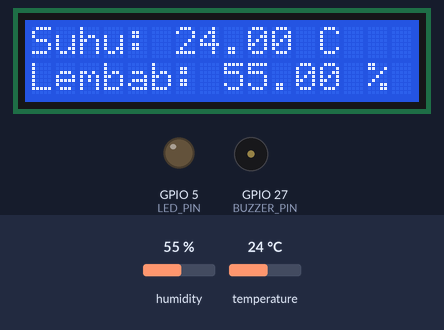
The sketch below on a simulated ESP32. Shown: 16×2 character LCD, output pins drawn as LEDs (lit = HIGH), buzzer (waves = sounding, pin HIGH). Inputs (shaded band) come from the test bench; at power-on: temperature 24 °C, humidity 55 %. WiFi joins after 1.5 s; servers stay silent unless stated; uploads are accepted with an empty reply; what the sketch prints to the serial monitor is not drawn.

Above: at 2.7 s.
2.8 s: temperature set to 29 °C
At 7.7 s:
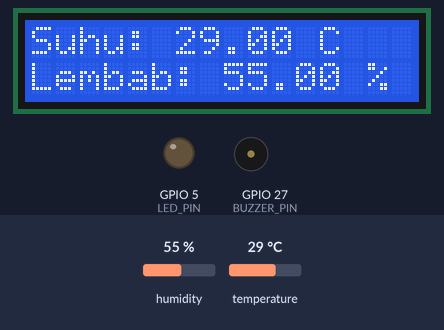
8.7 s: temperature set to 32 °C
At 12.4 s:
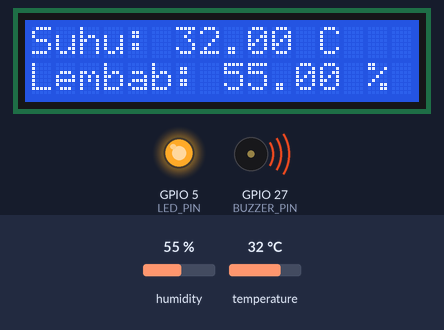
14.6 s: humidity set to 22 %
At 18.4 s:
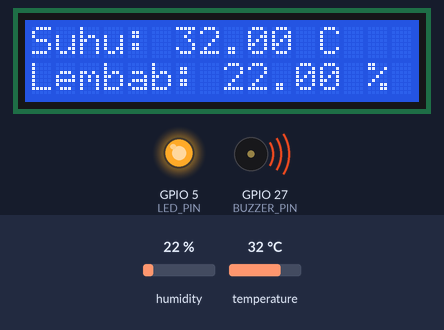
20.5 s: humidity set to 40 %
At 23.1 s:
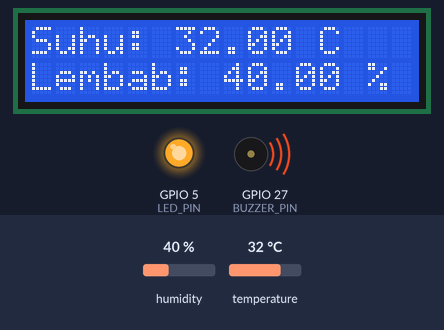
Timing chart, 0 to 24.6 s (numbered marks = the images above; inputs shaded):
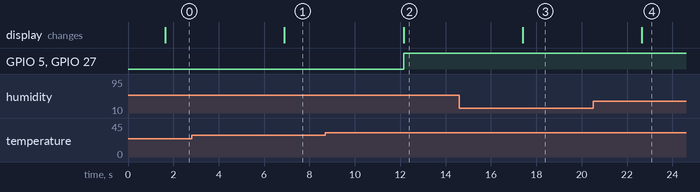

The sketch:

PraktikumDHT_11.ino
```cpp
#include <WiFi.h>
#include <HTTPClient.h>         // Kita ganti PubSubClient (MQTT) jadi HTTPClient
#include "DHT.h"
#include <LiquidCrystal_I2C.h>

// Konfigurasi LCD dan Pin
LiquidCrystal_I2C lcd(0x27, 16, 2);
#define BUZZER_PIN 27
#define DHTPIN 4      // Sensor DHT11 dicolok ke pin D4
#define DHTTYPE DHT11 // Jenis sensor yang dipakai
#define LED_PIN 5    // Pin untuk Lampu LED Alert

// Konfigurasi WiFi dan API CI4
const char* ssid = "PUNYA ORANG";
const char* password = "punyafathi22";
// PASTIKAN IP 192.168.100.14 INI BENAR ADALAH IP LAPTOP YOGA 6 KAMU!
const char* serverName = "http://192.168.100.14:8080/api/sensor";

DHT dht(DHTPIN, DHTTYPE);

void setup_wifi() {
  delay(10);
  Serial.println();
  Serial.print("Menghubungkan ke WiFi: ");
  Serial.println(ssid);
  WiFi.begin(ssid, password);
  while (WiFi.status() != WL_CONNECTED) {
    delay(500);
    Serial.print(".");
  }
  Serial.println("");
  Serial.println("WiFi Terhubung!");
  Serial.print("IP Address ESP32: ");
  Serial.println(WiFi.localIP());
}

void setup() {
  Serial.begin(115200);

  pinMode(LED_PIN, OUTPUT);
  digitalWrite(LED_PIN, LOW);

  setup_wifi();
  dht.begin();

  pinMode(BUZZER_PIN, OUTPUT);
  lcd.init();
  lcd.backlight();
  lcd.setCursor(0,0);
  lcd.print("Sistem Maggot");
}

void loop() {
  // Membaca data suhu dan kelembaban
  float t = dht.readTemperature();
  float h = dht.readHumidity();

  if (isnan(t) || isnan(h)) {
    Serial.println("Gagal membaca sensor DHT11! Cek kabel.");
    delay(2000);
    return;
  }

  // Tampilkan di Serial Monitor
  Serial.print("Suhu: ");
  Serial.print(t);
  Serial.print(" °C | Kelembaban: ");
  Serial.print(h);
  Serial.println(" %");

  // Tampilkan langsung ke LCD
  lcd.clear();
  lcd.setCursor(0, 0);
  lcd.print("Suhu: ");
  lcd.print(t);
  lcd.print(" C");

  lcd.setCursor(0, 1);
  lcd.print("Lembab: ");
  lcd.print(h);
  lcd.print(" %");

  // Logika Peringatan (Alert) Lokal
  if (t > 30.0) {
    digitalWrite(LED_PIN, HIGH);
    digitalWrite(BUZZER_PIN, HIGH); // Buzzer bunyi
    Serial.println("🚨 AWAS: SUHU KANDANG TERLALU PANAS!");
  } else {
    digitalWrite(LED_PIN, LOW);
    digitalWrite(BUZZER_PIN, LOW);  // Buzzer mati
  }

  // =========================================================
  // PENGIRIMAN DATA KE WEB CI4
  // =========================================================
  if(WiFi.status() == WL_CONNECTED){
    HTTPClient http;
    http.begin(serverName);
    http.addHeader("Content-Type", "application/json");

    // Format JSON diubah menjadi suhu & kelembaban agar cocok dengan CI4
    String httpRequestData = "{\"suhu\":\"" + String(t) + "\",\"kelembaban\":\"" + String(h) + "\"}";

    int httpResponseCode = http.POST(httpRequestData);

    if (httpResponseCode > 0) {
      Serial.print("✅ Berhasil Kirim ke Web! HTTP Code: ");
      Serial.println(httpResponseCode); // Harusnya muncul 201
    } else {
      Serial.print("❌ Gagal Kirim ke Web. Error code: ");
      Serial.println(httpResponseCode);
    }
    http.end();
  } else {
    Serial.println("WiFi Terputus...");
  }

  // Kirim data setiap 5 detik (Jangan terlalu cepat agar web tidak ngelag)
  delay(5000);
}
```

Measured:
- the behaviour switches between 30 and 31 °C on temperature (found by bisection; images 1 and 2)
- after the input at 2.8 s, the display: changes after 4.1 s (image 1)
- after the input at 8.7 s, GPIO 5 (LED_PIN), GPIO 27 (BUZZER_PIN): LOW → HIGH after 3.5 s; the display: changes after 3.5 s (image 2)
- after the input at 14.6 s, the display: changes after 2.8 s (image 3)
- after the input at 20.5 s, the display: changes after 2.2 s (image 4)
